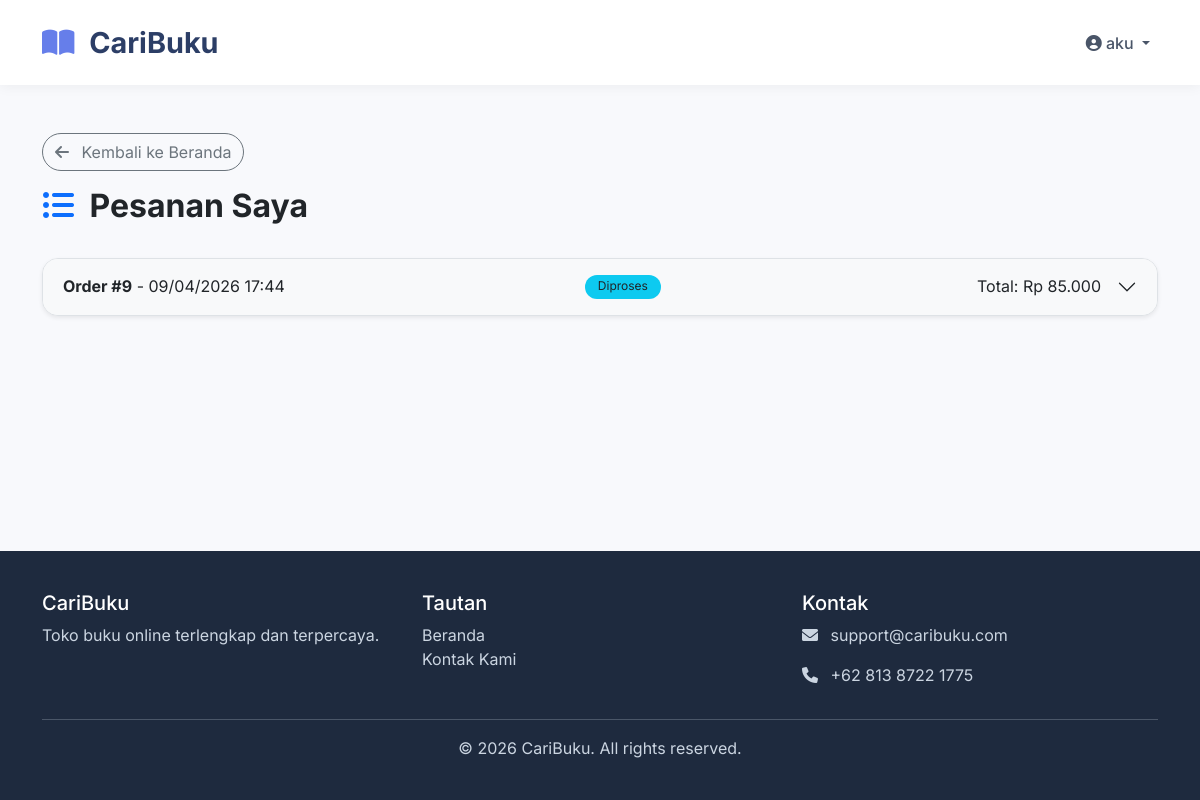
Page /my_orders.php (signed in) on the committed database.
### tables this page shows
CREATE TABLE `orders` (
  `id` int(11) NOT NULL,
  `user_id` int(11) DEFAULT NULL,
  `order_date` timestamp NOT NULL DEFAULT current_timestamp(),
  `total_amount` decimal(10,2) NOT NULL,
  `payment_method` varchar(50) DEFAULT 'cod',
  `payment_status` enum('pending','paid','failed') NOT NULL DEFAULT 'pending',
  `payment_proof` varchar(255) DEFAULT NULL,
  `status` enum('pending','processing','delivered','cancelled') DEFAULT 'pending',
  `address` text NOT NULL,
  `notes` text DEFAULT NULL,
  `order_type` enum('online','offline') NOT NULL DEFAULT 'online'
);

### models/Order.php (called while the page is built, shortened)
<?php
require_once __DIR__ . '/../config/database.php';
class OrderModel {
    private $conn;
    public function __construct() {
        global $conn;
        $this->conn = $conn;
    }
    public function getByUser($user_id) {
        $stmt = $this->conn->prepare("SELECT * FROM orders WHERE user_id = ? ORDER BY order_date DESC");
        $stmt->bind_param("i", $user_id);
        $stmt->execute();
        return $stmt->get_result()->fetch_all(MYSQLI_ASSOC);
    }
}
?>

### my_orders.php (the view, shortened to what this page needs)
<?php
require_once 'models/Order.php';
$orderModel = new OrderModel();
$orders = $orderModel->getByUser($_SESSION['user_id']);
?>
<!DOCTYPE html>
<html lang="id">
<head>
    <link href="https://cdn.jsdelivr.net/npm/bootstrap@5.3.0/dist/css/bootstrap.min.css" rel="stylesheet">
    <link rel="stylesheet" href="https://cdnjs.cloudflare.com/ajax/libs/font-awesome/6.0.0/css/all.min.css">
</head>
<body>
<nav class="navbar navbar-expand-lg sticky-top">
    <div class="container">
        <a class="navbar-brand" href="index.php"><i class="fas fa-book-open me-2"></i> CariBuku</a>
        <div class="collapse navbar-collapse" id="navbarMain">
            <ul class="navbar-nav ms-auto">
                <?php if (isset($_SESSION['user_id'])): ?>
                    <li class="nav-item dropdown">
                        <a class="nav-link dropdown-toggle" href="#" data-bs-toggle="dropdown">
                            <i class="fas fa-user-circle"></i> <?= htmlspecialchars($_SESSION['name']) ?>
                        </a>
                    </li>
                <?php else: ?>
                    <li class="nav-item"><a class="nav-link" href="login.php"><i class="fas fa-sign-in-alt"></i> Login</a></li>
                    <li class="nav-item"><a class="nav-link" href="register.php"><i class="fas fa-user-plus"></i> Daftar</a></li>
                <?php endif; ?>
            </ul>
        </div>
    </div>
</nav>
<div class="main-content">
    <div class="container my-5">
        <div class="mb-3">
    <a href="index.php" class="btn btn-outline-secondary rounded-pill">
        <i class="fas fa-arrow-left me-2"></i> Kembali ke Beranda
    </a>
</div>
        <div class="d-flex justify-content-between align-items-center flex-wrap mb-4">
            <h2 class="fw-bold"><i class="fas fa-list-ul text-primary me-2"></i> Pesanan Saya</h2>
        </div>
        <?php if (empty($orders)): ?>
            <div class="card border-0 shadow-sm rounded-4 text-center py-5">
                <div class="card-body">
                    <i class="fas fa-box-open fa-4x text-muted mb-3"></i>
                    <h4>Belum ada pesanan</h4>
                    <p>Yuk, belanja buku pertama Anda!</p>
                    <a href="index.php" class="btn btn-primary-custom text-white">Mulai Belanja</a>
                </div>
            </div>
        <?php else: ?>
            <div class="accordion" id="orderAccordion">
                <?php foreach ($orders as $order): ?>
                    <div class="accordion-item mb-3 border rounded-4 overflow-hidden shadow-sm">
                        <h2 class="accordion-header">
                            <button class="accordion-button collapsed bg-light" type="button" data-bs-toggle="collapse" data-bs-target="#order<?= $order['id'] ?>">
                                <div class="d-flex flex-wrap justify-content-between w-100 me-3 align-items-center">
                                    <span><strong>Order #<?= $order['id'] ?></strong> - <?= date('d/m/Y H:i', strtotime($order['order_date'])) ?></span>
                                    <span class="status-badge bg-<?= $order['status'] == 'pending' ? 'warning' : ($order['status'] == 'processing' ? 'info' : 'success') ?> text-dark">
                                        <?= $order['status'] == 'pending' ? 'Menunggu' : ($order['status'] == 'processing' ? 'Diproses' : 'Selesai') ?>
                                    </span>
                                    <span class="ms-3">Total: Rp <?= number_format($order['total_amount'], 0, ',', '.') ?></span>
                                </div>
                            </button>
                        </h2>
                    </div>
                <?php endforeach; ?>
            </div>
        <?php endif; ?>
    </div>
</div>
<footer class="footer">
    <div class="container">
        <div class="row">
            <div class="col-md-4"><h5 class="text-white">CariBuku</h5><p>Toko buku online terlengkap dan terpercaya.</p></div>
            <div class="col-md-4"><h5 class="text-white">Tautan</h5><ul class="list-unstyled"><li><a href="index.php">Beranda</a></li><li><a href="contact.php">Kontak Kami</a></li></ul></div>
            <div class="col-md-4"><h5 class="text-white">Kontak</h5><p><i class="fas fa-envelope me-2"></i> support@caribuku.com</p><p><i class="fas fa-phone me-2"></i> +62 813 8722 1775</p></div>
        </div>
        <hr><div class="text-center">&copy; <?= date('Y') ?> CariBuku. All rights reserved.</div>
    </div>
</footer>
</body>
</html>

### my_orders.php (style rules this page uses)
* { font-family: 'Inter', sans-serif; }
body { background: #f8f9fc; display: flex; flex-direction: column; min-height: 100vh; }
.navbar { background: white; box-shadow: 0 2px 12px rgba(0,0,0,0.05); padding: 1rem 0; }
.navbar-brand { font-weight: 700; font-size: 1.8rem; color: #2c3e66 !important; }
.navbar-brand i { color: #667eea; }
.nav-link { color: #4a5568 !important; font-weight: 500; }
.main-content { flex: 1; }
.footer { background: #1e2a3e; color: #cbd5e1; padding: 2.5rem 0; margin-top: 2rem; }
.footer a { color: #cbd5e1; text-decoration: none; }
.status-badge { font-size: 0.75rem; padding: 0.3rem 0.8rem; border-radius: 30px; }

### rows in the picture
orders: id "9", order_date "09/04/2026 17:44", status "Diproses", total_amount "85.000"

### other values in the picture
$_SESSION['name'] "aku"
